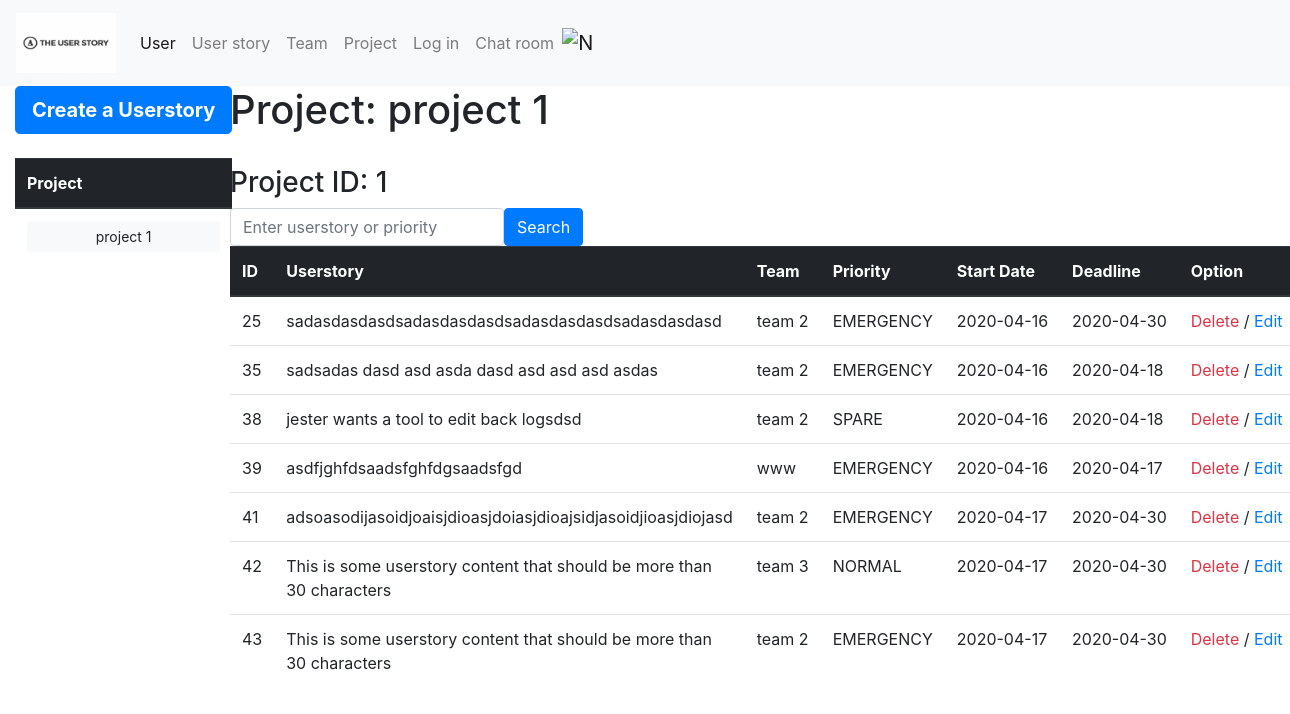
The app's page /userstory/project1, older data.
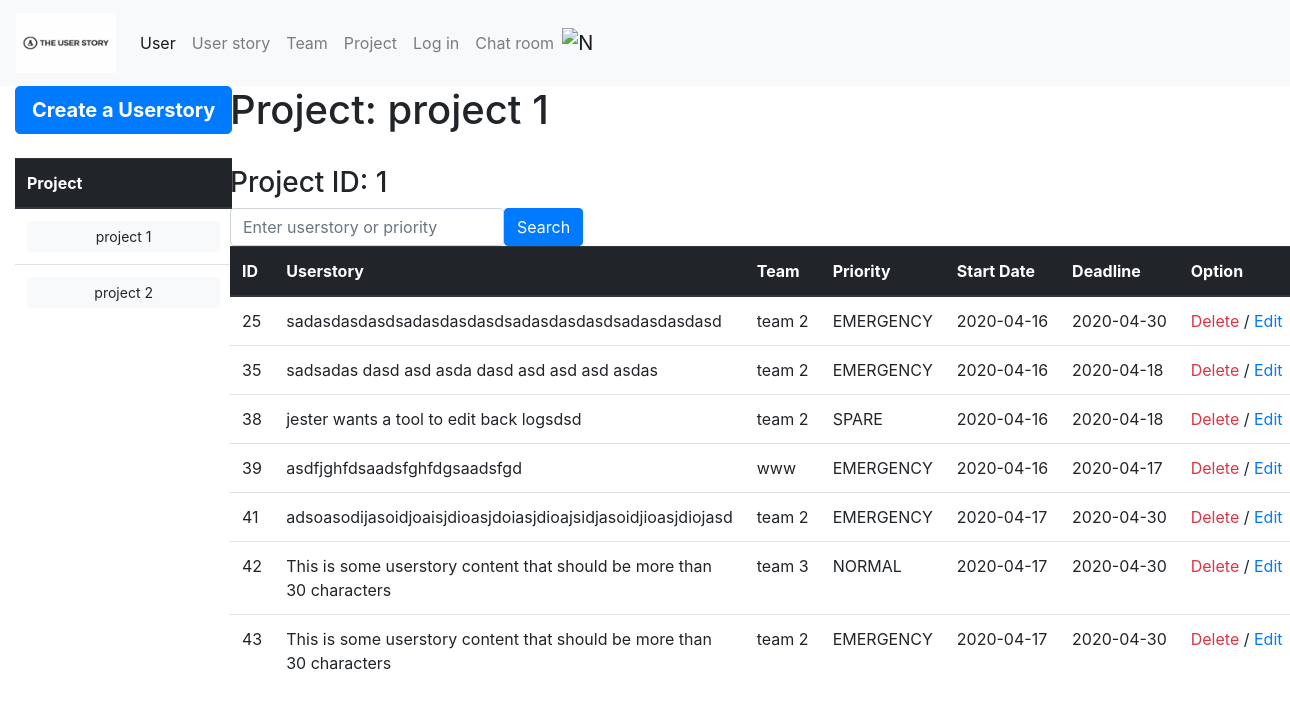
The same page, newer data.
### app/models.py (models this page shows)
class Project(db.Model):
    _table_ = db.Model.metadata.tables['project']
    __table_args__ = {'extend_existing': True}
    project_id = db.Column(db.Integer, primary_key=True)

class Userstory(db.Model):
    _table_ = db.Model.metadata.tables['userstory']
    __table_args__ = {'extend_existing': True}
    userstory_id = db.Column(db.Integer, primary_key=True)

class Team(db.Model):
    _table_ = db.Model.metadata.tables['team']
    __table_args__ = {'extend_existing': True}
    team_id = db.Column(db.Integer, primary_key=True)

### app/userstory/routes.py (the view)
@bp_userstory.route('/userstory/project<project_id>', methods=['GET','POST'])
def userstory_info(project_id):
    one_project = Project.query.filter(Project.project_id.contains(project_id)).all()
    projects = Project.query.all()
    if request.method == 'POST':
        term = request.form['search_term']
        results = Userstory.query.join(Project).filter(Project.project_id.contains(project_id)).filter(Userstory.content.contains(term)|Userstory.priority.contains(term)).all()
        if not results:
            flash('No Userstory Found')
        return render_template('userstory_information.html', userstories=results, one_project=one_project)
    else:
        userstories = Userstory.query.join(Team, Project).with_entities(Team.team_id,
                                                                        Team.name.label('team_name'),
                                                                        Userstory.userstory_id, Userstory.content,
                                                                        Userstory.priority,
                                                                        Userstory.creation_date,
                                                                        Userstory.deadline,
                                                                        Project.project_id,
                                                                        Project.name.label('project_name'),
                                                                        Project.description).filter(
                                                                        Project.project_id.contains(project_id)).all()
    return render_template('userstory_information.html', userstories=userstories, one_project=one_project, projects=projects)

### app/templates/userstory_information.html (shortened to what this page needs)
{% extends "userstory_base.html" %}
{% block userstory_base_content %}
    <div class="col-10">
        <h1>Project: {{ one_project[0].name }}</h1><br>
        <h3>Project ID: {{ one_project[0].project_id }}</h3>
        <form class="form-inline ml-auto" action="{{ url_for('userstory.userstory_info',project_id=one_project[0].project_id) }}" method="post">
            <input class="form-control" type="search" placeholder="Enter userstory or priority"
                   aria-label="Search" name="search_term">
            <button class="btn btn-primary btn-outline" type="submit">Search</button>
        </form>
        <table class="table">
            <thead class="thead-dark">
            <tr>
                <th scope="col">ID</th>
                <th scope="col">Userstory</th>
                <th scope="col">Team</th>
                <th scope="col">Priority</th>
                <th scope="col"><span class="text-nowrap">Start Date</span></th>
                <th scope="col">Deadline</th>
                <th scope="col">Option</th>
            </tr>
            {% for userstory in userstories %}
                <tr>
                    <td>{{ userstory.userstory_id }}</td>
                    <td>{{ userstory.content }}</td>
                    <td><span class="text-nowrap">{{ userstory.team_name }}</span></td>
                    <td>{{ userstory.priority }}</td>
                    <td><span class="text-nowrap">{{ userstory.creation_date }}</span></td>
                    <td><span class="text-nowrap">{{ userstory.deadline }}</span></td>
                    <td>
                        <span class="text-nowrap">
                        <a class="text-danger"
                           href="{{ url_for('userstory.delete_userstory', userstory_id=userstory.userstory_id, project_id=one_project[0].project_id) }}">
                           Delete
                        </a>
                         /
                        <a class="text-primary"
                           href="{{ url_for('userstory.userstory_edition', userstory_id=userstory.userstory_id) }}">
                            Edit
                        </a>
                        </span>
                    </td>
                </tr>
            {% endfor %}
            </thead>
        </table>
    </div>
{% endblock %}

### app/templates/userstory_base.html (shortened to what this page needs)
{% extends "base.html" %}
{% block content %}
    <div role=main>
        <div class="container-fluid">
            <div class="row">
                <div class="col-2">
                    <ul class="nav flex-column">
                        <li class="nav-item">
                            <a href="{{ url_for('userstory.userstory_creation') }}"
                               class="btn btn-primary btn-lg btn-block"><strong>Create a Userstory</strong>
                            </a><br>
                        </li>
                        <li class="nav-item">
                            <table class="table">
                                <thead class="thead-dark">
                                <tr>
                                    <th scope="col">Project</th>
                                </tr>
                                {% for project in projects %}
                                    <tr>
                                        <td><a type="button" class="btn btn-light btn-sm btn-block"
                                               href="{{ url_for('userstory.userstory_info', project_id=project.project_id) }}">{{ project.name }}</a>
                                        </td>
                                    </tr>
                                {% endfor %}
                                </thead>
                            </table>
                        </li>
                    </ul>
                </div>
                {% block userstory_base_content %}{% endblock %}
            </div>
        </div>
    </div>
{% endblock %}

Row changes from the older to the newer data that the page shows:
added Project: name "project 2"
